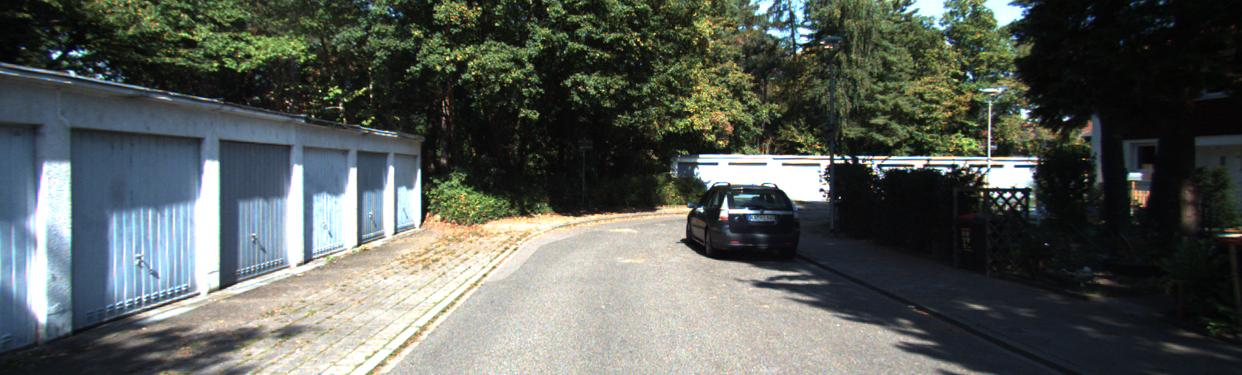
#> input picture A4/A4_files/000020_left.jpg, 1242 x 375 px
$ python a4q2.py
#> lines starting #> are read from the running program, lines starting #| are printed output that depends on the picture
from utils import *
import numpy as np
import cv2 as cv
import matplotlib.pyplot as plt
import progressbar
from scipy.ndimage.filters import gaussian_filter

patch_size = 4

f = 721.537700
px = 609.559300
py = 172.854000
baseline = 0.5327119288
x1 = 685
x2 = 804
y1 = 181
y2 = 258


def load_color_image(filepath):
#> called with filepath = './A4_files/000020_left.jpg'
    image = cv.imread(filepath)
#> image is the input picture: shape (375, 1242, 3); mean B, G, R 88.1, 93, 88.1
#> call 2 of load_color_image, with filepath = './A4_files/000020_right.jpg'
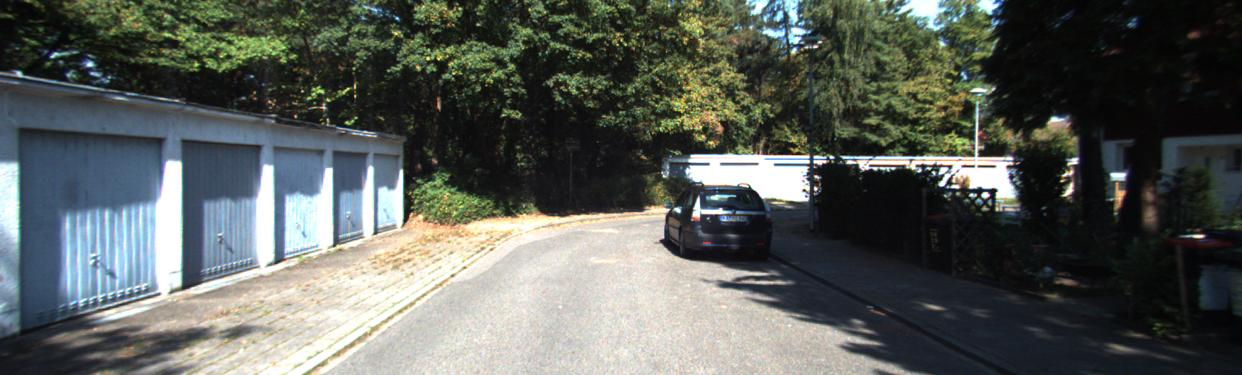
#> input picture A4/A4_files/000020_right.jpg, 1242 x 375 px
#> in load_color_image, image is the input picture: shape (375, 1242, 3); mean B, G, R 89.2, 94.1, 89.4
    return image


def load_grey_scale_image(filepath):
    image = cv.imread(filepath, 0)
    return image


def increase_brightness(img, value=50):
#> called with value = 50
    hsv = cv.cvtColor(img, cv.COLOR_BGR2HSV)
#> hsv: shape (375, 1242, 3); mean H, S, V 63.8, 63.9, 99.3
    h, s, v = cv.split(hsv)

    lim = 255 - value
    v[v > lim] = 255
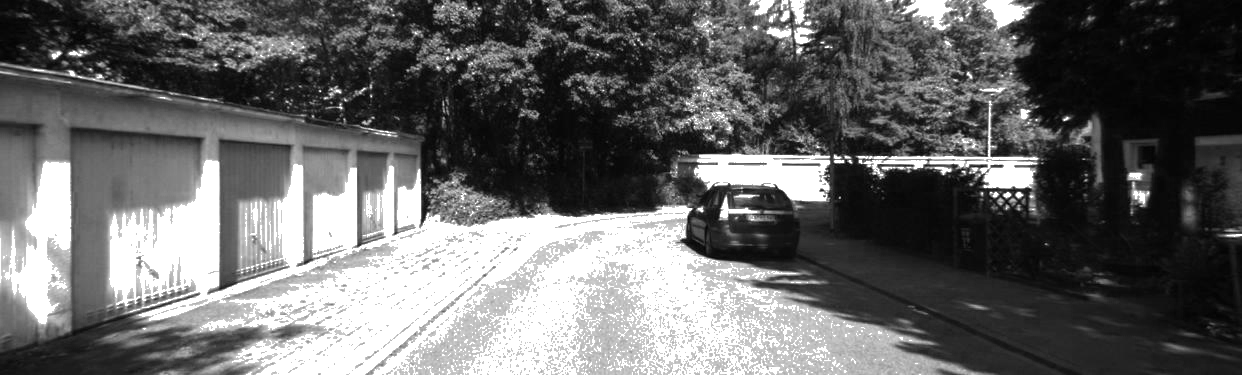
#> v: shape (375, 1242); min 0, max 255, mean 103.2
    v[v <= lim] += value

    final_hsv = cv.merge((h, s, v))
#> final_hsv: shape (375, 1242, 3); mean H, S, V 63.8, 63.9, 144.4
    img = cv.cvtColor(final_hsv, cv.COLOR_HSV2BGR)
#> call 2 of increase_brightness, with value = 50
#> in increase_brightness (call 2), `hsv = cv.cvtColor(img, cv.COLOR_BGR2HSV)`: hsv: shape (375, 1242, 3); mean H, S, V 63.9, 59, 100
#> in increase_brightness (call 2), `v[v > lim] = 255`:
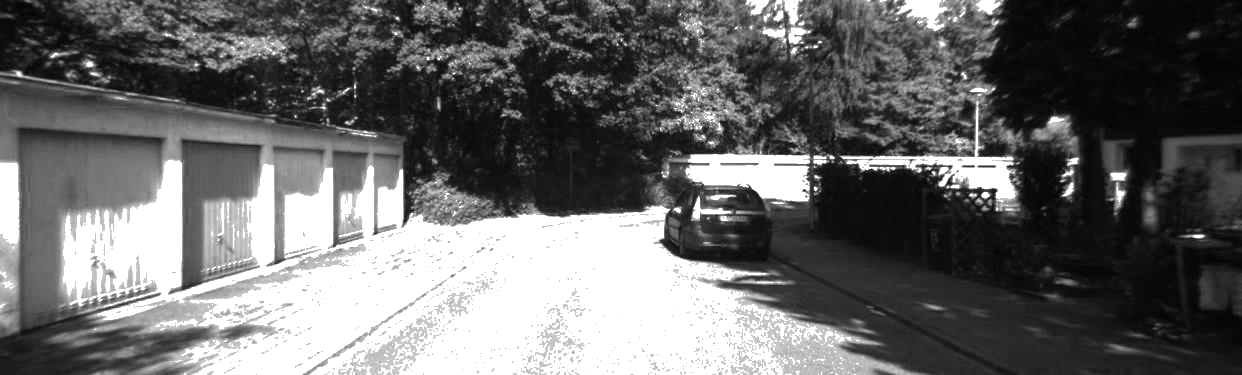
#> v: shape (375, 1242); min 1, max 255, mean 104.5
#> in increase_brightness (call 2), `final_hsv = cv.merge((h, s, v))`: final_hsv: shape (375, 1242, 3); mean H, S, V 63.9, 59, 144.3
    return img


def show_image(img):
    cv.imshow("Showing image", img)
    cv.waitKey(0)
    cv.destroyAllWindows()


def save_image(fname, img):
    cv.imwrite(fname, img)


left_color = load_color_image('./A4_files/000020_left.jpg')
right_color = load_color_image('./A4_files/000020_right.jpg')
left_bright = increase_brightness(left_color)
right_bright = increase_brightness(right_color)
save_image("./A4_files/000020_left_bright.jpg", left_bright)
save_image("./A4_files/000020_right_bright.jpg", right_bright)
left_grey = load_grey_scale_image('./A4_files/000020_left_bright.jpg')
right_grey = load_grey_scale_image('./A4_files/000020_right_bright.jpg')
# left_grey = gaussian_filter(left_grey, sigma=7)
# right_grey = gaussian_filter(right_grey, sigma=7)


def ssd(patch1, patch2):
    diff = patch1 - patch2
    ssd = np.sum(diff**2)
    return ssd


def nc(patch1, patch2):
    a = np.sum(patch1 * patch2)
    b = np.sum(patch1 ** 2) * np.sum(patch2 ** 2)
    c = a * 1./b
    return c


def draw_box(x1, y1, x2, y2, img, thickness=0):
    if thickness == 0:
        img[y1:y2 + 1, x1] = [0, 255, 0]
        img[y1:y2 + 1, x2] = [0, 255, 0]
        img[y2, x1: x2 + 1] = [0, 255, 0]
        img[y1, x1: x2 + 1] = [0, 255, 0]
    else:
        img[y1:y2 + 1, x1-thickness:x1+thickness + 1] = [0, 255, 0]
        img[y1:y2 + 1, x2-thickness:x2+thickness + 1] = [0, 255, 0]
        img[y2 - thickness:y2 + thickness + 1, x1: x2 + 1] = [0, 255, 0]
        img[y1 - thickness:y1 + thickness + 1, x1: x2 + 1] = [0, 255, 0]
    return img

# (a)


def down_sample(img, factor, ite=3):
#> called with factor = 2, ite = 3
    for i in range(ite):
        height, width = img.shape[0], img.shape[1]
        img = cv.pyrDown(img, dstsize=(width // factor, height // factor))
    return img


def up_sample(img, factor, ite=3):
    for i in range(ite):
        height, width = img.shape[0], img.shape[1]
        img = cv.pyrUp(img, dstsize=(width * factor, height * factor))
    return img


def scan_all(scan_size=1000000, downsample_factor=2, img1=left_grey, img2=right_grey, patch_size=patch_size):
    img1 = down_sample(img1, downsample_factor)
    img2 = down_sample(img2, downsample_factor)
    height1, width1 = img1.shape[0], img1.shape[1]
#> height1 = 46; width1 = 155
    height2, width2 = img2.shape[0], img2.shape[1]
#> height2 = 46; width2 = 155
    assert height1 == height2 and width1 == width2

    # Setup progress bar
    ite_num = height1 * width1 * 2 * min(scan_size, width2)
#> ite_num = 2210300
    bar = progressbar.ProgressBar(maxval=ite_num,
                                  widgets=[progressbar.Bar('=', '[', ']'), ' ', progressbar.Percentage()])
    bar.start()
    count = 0
    # Start sliding window
    diff = np.zeros((height1, width1))
    match = np.zeros((height1, width1))
    for y1 in range(patch_size, height1 - patch_size):
        for x1 in range(patch_size, width1 - patch_size):
            patch1 = img1[y1 - patch_size: y1 + patch_size,
                          x1 - patch_size:x1 + patch_size]
            y2 = y1
            best_score = None
            best_ind = None
            max_col = min(width2 - patch_size - x1 - 1, scan_size)
            for k in range(0, max_col):
                xi = x1 - patch_size + k
                xd = x1 + patch_size + k
                patch2 = img2[y2 - patch_size:y2 + patch_size, xi:xd]
                score = ssd(patch1, patch2)
                if best_score is None or score < best_score:
                    best_score = score
                    best_ind = k
            diff[y1 - patch_size, x1 - patch_size] = best_ind
            # [14 lines of commented-out code are left out]
    print(diff)
#> (printed output is left out)
    print("\ndone matching")
    diff = up_sample(diff, downsample_factor)
    save_image("./diff.jpg", diff)
#> call 3 of save_image, with fname = './diff.jpg'
#> in save_image (call 3), `cv.imwrite(fname, img)`:
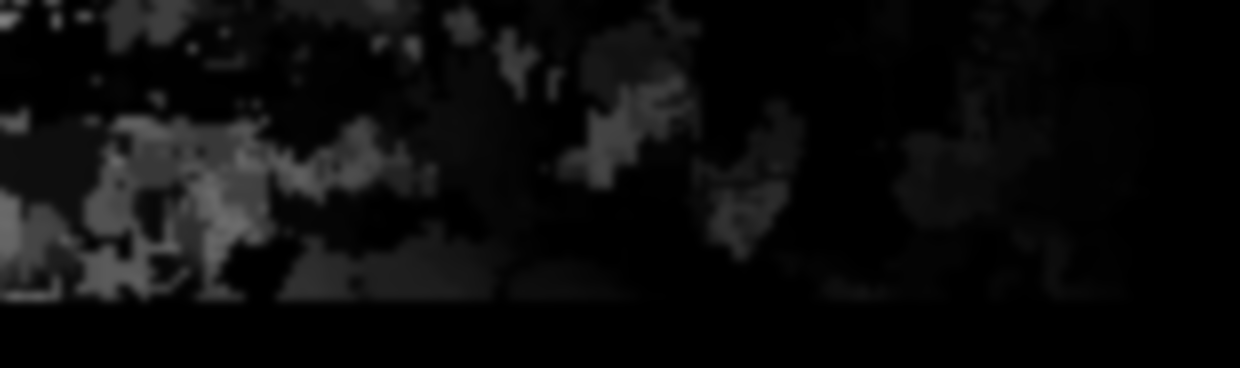
#> saved as diff.jpg: shape (368, 1240); min 0, max 129, mean 11.9
    return diff


def hconcate(img1, img2):
    h1 = img1.shape[0]
    h2 = img2.shape[0]
    if h1 != h2:
        if h1 > h2:
            temp = np.zeros((h1, img2.shape[1]))
            temp[:h2, :] = img2
            img2 = temp
        else:
            temp = np.zeros((h2, img1.shape[1]))
            temp[:h1, :] = img1
            img1 = temp
    assert img1.shape[0] == img2.shape[0]
    img = np.hstack((img1, img2))
    save_image('./concated.jpg', img)
    return img


def vconcate(img1, img2):
    (h1, w1) = img1.shape
    (h2, w2) = img2.shape
    if w1 != w2:
        if w1 > w2:
            temp = np.zeros((h2, w1))
            temp[:, :w2] = img2
            img2 = temp
        else:
            temp = np.zeros((h1, w2))
            temp[:, :w1] = img1
            img1 = temp
    assert img1.shape[1] == img2.shape[1]
    img = np.vstack((img1, img2))
    return img


def calculate_depth(diff, f=f, T=baseline):
#> called with f = 721.5, T = 0.533
    height, width = diff.shape[0], diff.shape[1]
    depths = (f * T) / (diff)
    np.interp(depths, (depths.max(),
                       depths.min()), (0, 255.0))
    save_image('./depth.jpg', depths)
#> call 4 of save_image, with fname = './depth.jpg'
#> in save_image (call 4), `cv.imwrite(fname, img)`:
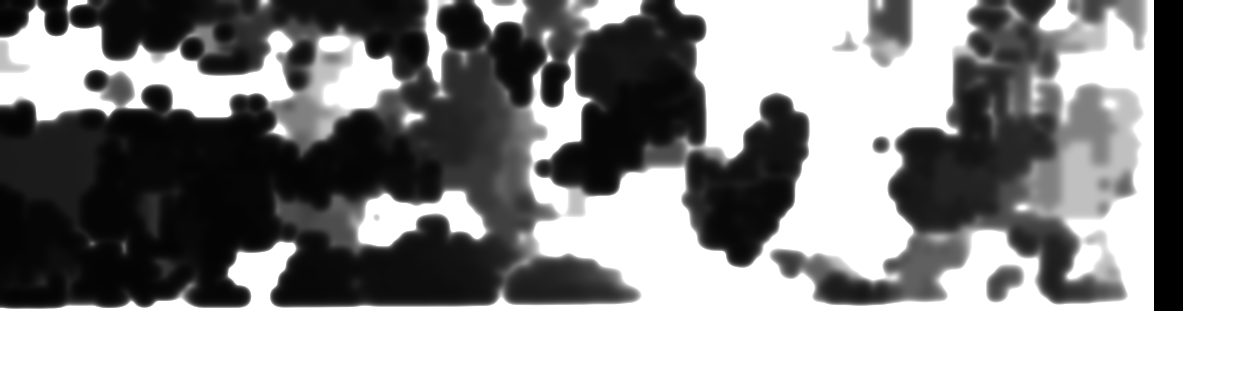
#> saved as depth.jpg: shape (368, 1240); min 0, max 255, mean 143.9
    return depths


if __name__ == "__main__":
    # (a)
    diff = scan_all()
    depth = calculate_depth(diff)
    img1 = vconcate(left_grey, right_grey)
#> in vconcate, `img = np.vstack((img1, img2))`:
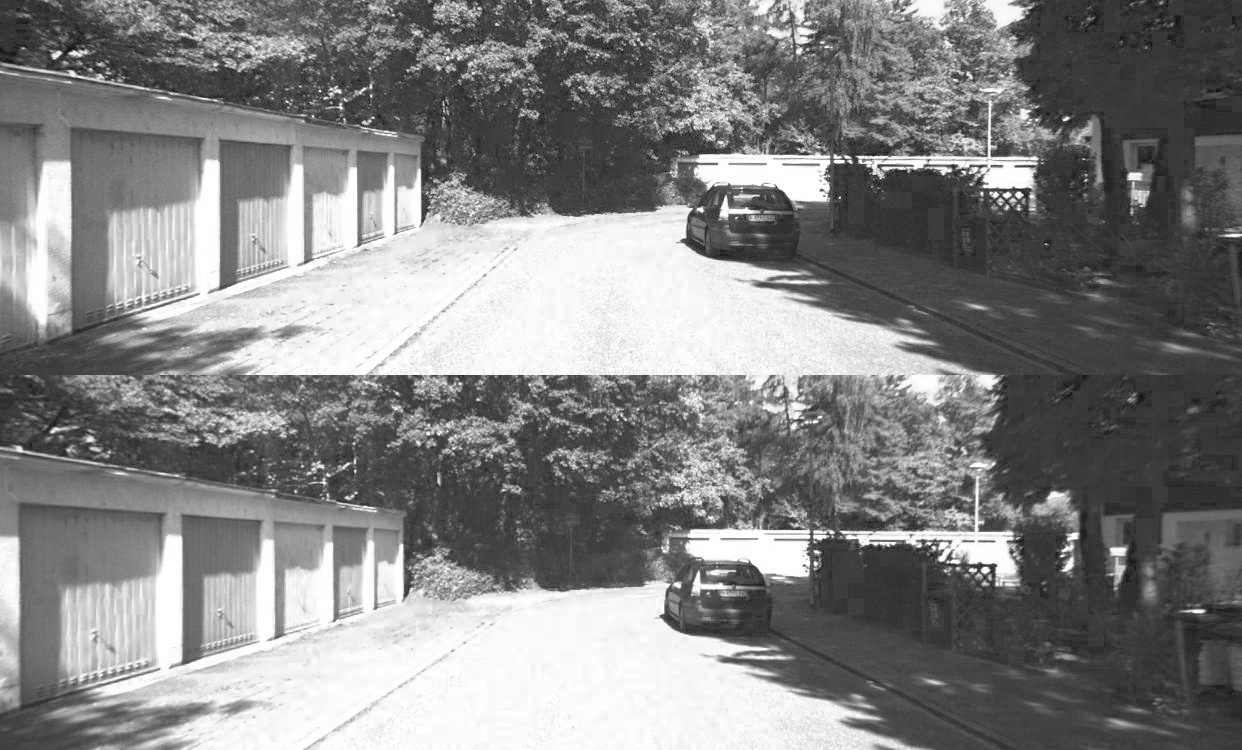
#> img: shape (750, 1242); min 2, max 255, mean 131
    img2 = vconcate(img1, depth)
    save_image('./concated4.jpg', img2)
#> in save_image (call 5), `cv.imwrite(fname, img)`:
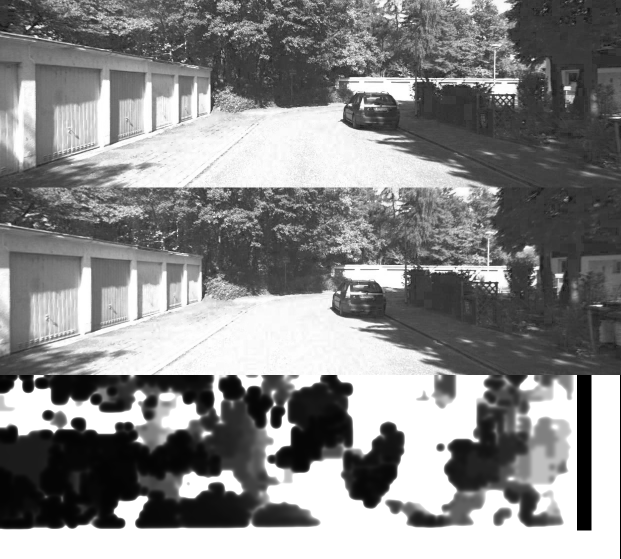
#> saved as concated4.jpg: shape (1118, 1242) (shown at 1/2 size); min 0, max 255, mean 135.2
    # (b)
